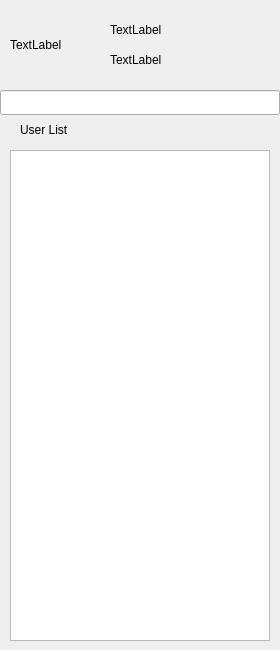
<?xml version="1.0" encoding="UTF-8"?>
<ui version="4.0">
 <class>ChatList</class>
 <widget class="QWidget" name="ChatList">
  <property name="geometry">
   <rect>
    <x>0</x>
    <y>0</y>
    <width>280</width>
    <height>650</height>
   </rect>
  </property>
  <property name="windowTitle">
   <string>Form</string>
  </property>
  <widget class="QLabel" name="label">
   <property name="geometry">
    <rect>
     <x>10</x>
     <y>10</y>
     <width>70</width>
     <height>70</height>
    </rect>
   </property>
   <property name="text">
    <string>TextLabel</string>
   </property>
  </widget>
  <widget class="QLabel" name="label_ID">
   <property name="geometry">
    <rect>
     <x>110</x>
     <y>20</y>
     <width>160</width>
     <height>20</height>
    </rect>
   </property>
   <property name="text">
    <string>TextLabel</string>
   </property>
  </widget>
  <widget class="QLabel" name="label_Name">
   <property name="geometry">
    <rect>
     <x>110</x>
     <y>50</y>
     <width>160</width>
     <height>20</height>
    </rect>
   </property>
   <property name="text">
    <string>TextLabel</string>
   </property>
  </widget>
  <widget class="QLineEdit" name="lineEdit">
   <property name="geometry">
    <rect>
     <x>0</x>
     <y>90</y>
     <width>280</width>
     <height>25</height>
    </rect>
   </property>
  </widget>
  <widget class="QTableView" name="tableView">
   <property name="geometry">
    <rect>
     <x>10</x>
     <y>150</y>
     <width>260</width>
     <height>491</height>
    </rect>
   </property>
  </widget>
  <widget class="QLabel" name="label_4">
   <property name="geometry">
    <rect>
     <x>20</x>
     <y>120</y>
     <width>240</width>
     <height>20</height>
    </rect>
   </property>
   <property name="text">
    <string>User List</string>
   </property>
  </widget>
 </widget>
 <resources/>
 <connections/>
</ui>
